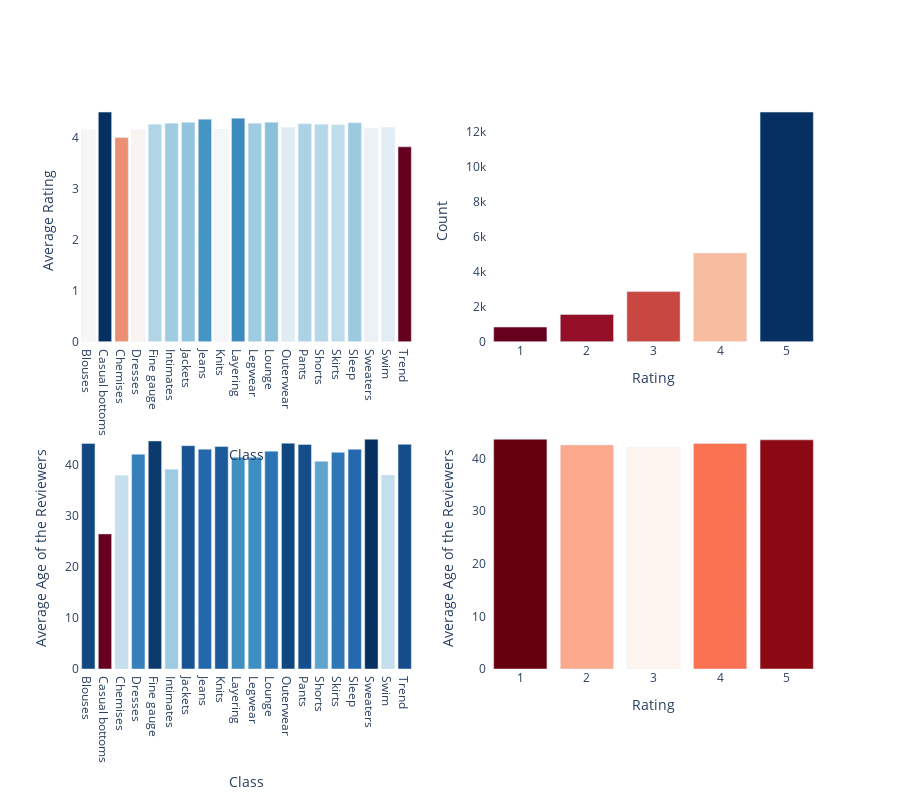

Notebook code cell kept with this figure:
### Code cell
df1=df['Rating'].value_counts().to_frame()
avgdf1 = df.groupby('Class Name').agg({'Rating': np.average})
avgdf2 = df.groupby('Class Name').agg({'Age': np.average})
avgdf3 = df.groupby('Rating').agg({'Age': np.average})

trace1 = go.Bar(
    x=avgdf1.index,
    y=round(avgdf1['Rating'],2),
    marker=dict(
        color=avgdf1['Rating'],
        colorscale = 'RdBu')
)

trace2 = go.Bar(
    x=df1.index,
    y=df1.Rating,
    marker=dict(
        color=df1['Rating'],
        colorscale = 'RdBu')
)

trace3 = go.Bar(
    x=avgdf2.index,
    y=round(avgdf2['Age'],2),
    marker=dict(
        color=avgdf2['Age'],
        colorscale = 'RdBu')
)

trace4 = go.Bar(
    x=avgdf3.index,
    y=round(avgdf3['Age'],2),
    marker=dict(
        color=avgdf3['Age'],
        colorscale = 'Reds')
)

fig = tools.make_subplots(rows=2, cols=2, print_grid=False)

fig.append_trace(trace1, 1, 1)
fig.append_trace(trace2, 1, 2)
fig.append_trace(trace3, 2, 1)
fig.append_trace(trace4, 2, 2)

fig['layout']['xaxis1'].update(title='Class')
fig['layout']['yaxis1'].update(title='Average Rating')
fig['layout']['xaxis2'].update(title='Rating')
fig['layout']['yaxis2'].update(title='Count')
fig['layout']['xaxis3'].update(title='Class')
fig['layout']['yaxis3'].update(title='Average Age of the Reviewers')
fig['layout']['xaxis4'].update(title='Rating')
fig['layout']['yaxis4'].update(title='Average Age of the Reviewers')

fig['layout'].update(height=800, width=900,showlegend=False)
fig.update_layout({'plot_bgcolor':'rgba(0,0,0,0)',
                   'paper_bgcolor':'rgba(0,0,0,0)'})
#fig['layout'].update(plot_bgcolor='rgba(0,0,0,0)')
#fig['layout'].update(paper_bgcolor='rgba(0,0,0,0)')
py.iplot(fig)

### Figure 1 — Plotly figure (JSON) as saved in the notebook; plotly's stock layout.template omitted (floating-point values rounded to 4 significant figures)
{"data": [{"marker": {"color": [4.154, 4.5, 4, 4.151, 4.261, 4.279, 4.295, 4.361, 4.162, 4.377, 4.279, 4.301, 4.198, 4.266, 4.256, 4.246, 4.285, 4.179, 4.197, 3.815], "colorscale": [[0, "rgb(103,0,31)"], [0.1, "rgb(178,24,43)"], [0.2, "rgb(214,96,77)"], [0.3, "rgb(244,165,130)"], [0.4, "rgb(253,219,199)"], [0.5, "rgb(247,247,247)"], [0.6, "rgb(209,229,240)"], [0.7, "rgb(146,197,222)"], [0.8, "rgb(67,147,195)"], [0.9, "rgb(33,102,172)"], [1, "rgb(5,48,97)"]]}, "type": "bar", "x": ["Blouses", "Casual bottoms", "Chemises", "Dresses", "Fine gauge", "Intimates", "Jackets", "Jeans", "Knits", "Layering", "Legwear", "Lounge", "Outerwear", "Pants", "Shorts", "Skirts", "Sleep", "Sweaters", "Swim", "Trend"], "xaxis": "x", "y": [4.15, 4.5, 4, 4.15, 4.26, 4.28, 4.3, 4.36, 4.16, 4.38, 4.28, 4.3, 4.2, 4.27, 4.26, 4.25, 4.29, 4.18, 4.2, 3.82], "yaxis": "y"}, {"marker": {"color": [13131, 5077, 2871, 1565, 842], "colorscale": [[0, "rgb(103,0,31)"], [0.1, "rgb(178,24,43)"], [0.2, "rgb(214,96,77)"], [0.3, "rgb(244,165,130)"], [0.4, "rgb(253,219,199)"], [0.5, "rgb(247,247,247)"], [0.6, "rgb(209,229,240)"], [0.7, "rgb(146,197,222)"], [0.8, "rgb(67,147,195)"], [0.9, "rgb(33,102,172)"], [1, "rgb(5,48,97)"]]}, "type": "bar", "x": [5, 4, 3, 2, 1], "xaxis": "x2", "y": [13131, 5077, 2871, 1565, 842], "yaxis": "y2"}, {"marker": {"color": [44.25, 26.5, 38, 42.11, 44.73, 39.16, 43.81, 43.12, 43.63, 41.53, 41.55, 42.72, 44.29, 44.05, 40.73, 42.49, 43.1, 45.06, 38.05, 44.06], "colorscale": [[0, "rgb(103,0,31)"], [0.1, "rgb(178,24,43)"], [0.2, "rgb(214,96,77)"], [0.3, "rgb(244,165,130)"], [0.4, "rgb(253,219,199)"], [0.5, "rgb(247,247,247)"], [0.6, "rgb(209,229,240)"], [0.7, "rgb(146,197,222)"], [0.8, "rgb(67,147,195)"], [0.9, "rgb(33,102,172)"], [1, "rgb(5,48,97)"]]}, "type": "bar", "x": ["Blouses", "Casual bottoms", "Chemises", "Dresses", "Fine gauge", "Intimates", "Jackets", "Jeans", "Knits", "Layering", "Legwear", "Lounge", "Outerwear", "Pants", "Shorts", "Skirts", "Sleep", "Sweaters", "Swim", "Trend"], "xaxis": "x3", "y": [44.25, 26.5, 38, 42.11, 44.73, 39.16, 43.81, 43.12, 43.63, 41.53, 41.55, 42.72, 44.29, 44.05, 40.73, 42.49, 43.1, 45.06, 38.05, 44.06], "yaxis": "y3"}, {"marker": {"color": [43.69, 42.62, 42.16, 42.89, 43.58], "colorscale": [[0, "rgb(255,245,240)"], [0.125, "rgb(254,224,210)"], [0.25, "rgb(252,187,161)"], [0.375, "rgb(252,146,114)"], [0.5, "rgb(251,106,74)"], [0.625, "rgb(239,59,44)"], [0.75, "rgb(203,24,29)"], [0.875, "rgb(165,15,21)"], [1, "rgb(103,0,13)"]]}, "type": "bar", "x": [1, 2, 3, 4, 5], "xaxis": "x4", "y": [43.69, 42.62, 42.16, 42.89, 43.58], "yaxis": "y4"}], "layout": {"height": 800, "paper_bgcolor": "rgba(0,0,0,0)", "plot_bgcolor": "rgba(0,0,0,0)", "showlegend": false, "width": 900, "xaxis": {"anchor": "y", "domain": [0, 0.45], "title": {"text": "Class"}}, "xaxis2": {"anchor": "y2", "domain": [0.55, 1], "title": {"text": "Rating"}}, "xaxis3": {"anchor": "y3", "domain": [0, 0.45], "title": {"text": "Class"}}, "xaxis4": {"anchor": "y4", "domain": [0.55, 1], "title": {"text": "Rating"}}, "yaxis": {"anchor": "x", "domain": [0.575, 1], "title": {"text": "Average Rating"}}, "yaxis2": {"anchor": "x2", "domain": [0.575, 1], "title": {"text": "Count"}}, "yaxis3": {"anchor": "x3", "domain": [0, 0.425], "title": {"text": "Average Age of the Reviewers"}}, "yaxis4": {"anchor": "x4", "domain": [0, 0.425], "title": {"text": "Average Age of the Reviewers"}}}}
